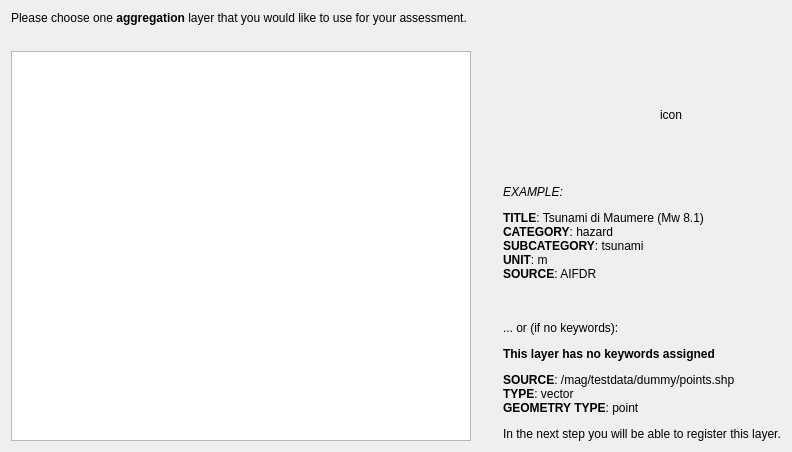
       <widget class="QWidget" name="pgF19AggLayerBrowser">
        <layout class="QVBoxLayout" name="verticalLayout_24">
         <item>
          <widget class="QLabel" name="lblSelectBrowserAggLayer">
           <property name="styleSheet">
            <string notr="true">font: 11pt &quot;Ubuntu&quot;;</string>
           </property>
           <property name="text">
            <string>&lt;html&gt;&lt;head/&gt;&lt;body&gt;&lt;p&gt;Please choose one &lt;span style=&quot; font-weight:600;&quot;&gt;aggregation&lt;/span&gt; layer that you would like to use for your assessment.&lt;/p&gt;&lt;/body&gt;&lt;/html&gt;</string>
           </property>
           <property name="wordWrap">
            <bool>true</bool>
           </property>
          </widget>
         </item>
         <item>
          <spacer name="verticalSpacer_26">
           <property name="orientation">
            <enum>Qt::Vertical</enum>
           </property>
           <property name="sizeType">
            <enum>QSizePolicy::Fixed</enum>
           </property>
           <property name="sizeHint" stdset="0">
            <size>
             <width>20</width>
             <height>20</height>
            </size>
           </property>
          </spacer>
         </item>
         <item>
          <layout class="QGridLayout" name="gridLayout_22">
           <item row="1" column="1">
            <spacer name="horizontalSpacer_25">
             <property name="orientation">
              <enum>Qt::Horizontal</enum>
             </property>
             <property name="sizeType">
              <enum>QSizePolicy::Fixed</enum>
             </property>
             <property name="sizeHint" stdset="0">
              <size>
               <width>20</width>
               <height>20</height>
              </size>
             </property>
            </spacer>
           </item>
           <item row="0" column="4">
            <spacer name="horizontalSpacer_33">
             <property name="orientation">
              <enum>Qt::Horizontal</enum>
             </property>
             <property name="sizeType">
              <enum>QSizePolicy::Fixed</enum>
             </property>
             <property name="sizeHint" stdset="0">
              <size>
               <width>40</width>
               <height>20</height>
              </size>
             </property>
            </spacer>
           </item>
           <item row="0" column="3">
            <widget class="QLabel" name="lblIconIFCWAggregationFromBrowser">
             <property name="sizePolicy">
              <sizepolicy hsizetype="Fixed" vsizetype="Fixed">
               <horstretch>0</horstretch>
               <verstretch>0</verstretch>
              </sizepolicy>
             </property>
             <property name="minimumSize">
              <size>
               <width>128</width>
               <height>128</height>
              </size>
             </property>
             <property name="maximumSize">
              <size>
               <width>128</width>
               <height>128</height>
              </size>
             </property>
             <property name="text">
              <string>icon</string>
             </property>
             <property name="scaledContents">
              <bool>true</bool>
             </property>
             <property name="alignment">
              <set>Qt::AlignCenter</set>
             </property>
            </widget>
           </item>
           <item row="1" column="2" colspan="3">
            <widget class="QLabel" name="lblDescribeBrowserAggLayer">
             <property name="sizePolicy">
              <sizepolicy hsizetype="Preferred" vsizetype="Expanding">
               <horstretch>0</horstretch>
               <verstretch>0</verstretch>
              </sizepolicy>
             </property>
             <property name="text">
              <string notr="true">&lt;html&gt;&lt;head/&gt;&lt;body&gt;&lt;p&gt;&lt;i&gt;EXAMPLE:&lt;/i&gt;&lt;/p&gt;&lt;p&gt;&lt;span style=&quot; font-weight:600;&quot;&gt;TITLE&lt;/span&gt;: Tsunami di Maumere (Mw 8.1)&lt;br/&gt;&lt;span style=&quot; font-weight:600;&quot;&gt;CATEGORY&lt;/span&gt;: hazard&lt;br/&gt;&lt;span style=&quot; font-weight:600;&quot;&gt;SUBCATEGORY&lt;/span&gt;: tsunami&lt;br/&gt;&lt;span style=&quot; font-weight:600;&quot;&gt;UNIT&lt;/span&gt;: m&lt;br/&gt;&lt;span style=&quot; font-weight:600;&quot;&gt;SOURCE&lt;/span&gt;: AIFDR &lt;br/&gt;&lt;br/&gt;&lt;/p&gt;&lt;p&gt;... or (if no keywords):&lt;/p&gt;&lt;p&gt;&lt;span style=&quot; font-weight:600;&quot;&gt;This layer has no keywords assigned&lt;/span&gt;&lt;/p&gt;&lt;p&gt;&lt;span style=&quot; font-weight:600;&quot;&gt;SOURCE&lt;/span&gt;: /mag/testdata/dummy/points.shp&lt;br/&gt;&lt;span style=&quot; font-weight:600;&quot;&gt;TYPE&lt;/span&gt;: vector&lt;br/&gt;&lt;span style=&quot; font-weight:600;&quot;&gt;GEOMETRY TYPE&lt;/span&gt;: point&lt;/p&gt;&lt;p&gt;In the next step you will be able to register this layer.&lt;/p&gt;&lt;/body&gt;&lt;/html&gt;</string>
             </property>
             <property name="alignment">
              <set>Qt::AlignLeading|Qt::AlignLeft|Qt::AlignVCenter</set>
             </property>
             <property name="wordWrap">
              <bool>true</bool>
             </property>
            </widget>
           </item>
           <item row="0" column="0" rowspan="2">
            <widget class="QTreeView" name="tvBrowserAggregation">
             <property name="minimumSize">
              <size>
               <width>460</width>
               <height>0</height>
              </size>
             </property>
             <property name="maximumSize">
              <size>
               <width>460</width>
               <height>16777215</height>
              </size>
             </property>
             <attribute name="headerVisible">
              <bool>false</bool>
             </attribute>
            </widget>
           </item>
           <item row="0" column="1" colspan="2">
            <spacer name="horizontalSpacer_32">
             <property name="orientation">
              <enum>Qt::Horizontal</enum>
             </property>
             <property name="sizeHint" stdset="0">
              <size>
               <width>40</width>
               <height>20</height>
              </size>
             </property>
            </spacer>
           </item>
          </layout>
         </item>
        </layout>
       </widget>
